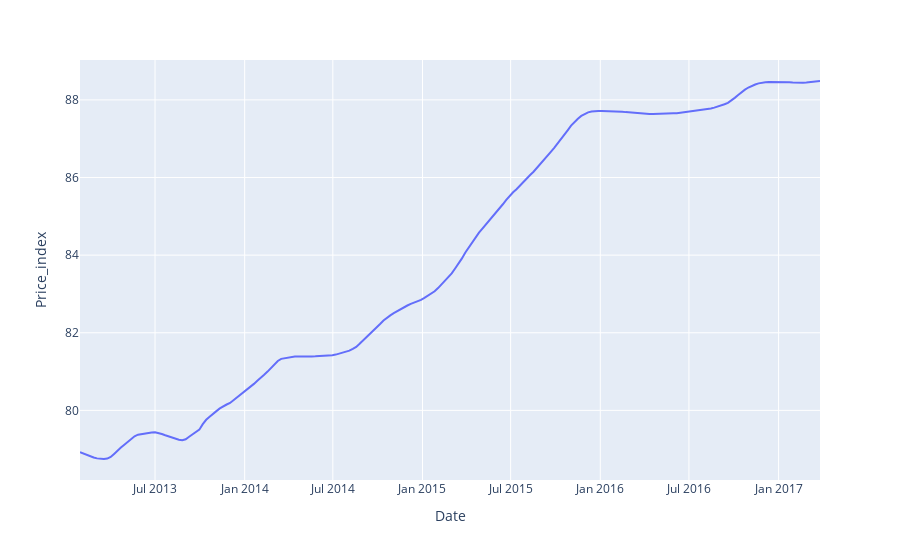

The notebook cell saved with this chart:
### Code cell
import plotly.express as px

df = park
fig = px.line(df, x='Date', y="Price_index")
fig.show()

### Figure 1 — Plotly figure (JSON) as saved in the notebook; plotly's stock layout.template omitted (floating-point values rounded to 4 significant figures; data arrays with more than 128 entries replaced by an {"elided": "..."} marker saying what was removed)
{"data": [{"hovertemplate": "Date=%{x}<br>Price_index=%{y}<extra></extra>", "legendgroup": "", "line": {"color": "#636efa", "dash": "solid"}, "marker": {"symbol": "circle"}, "mode": "lines", "name": "", "orientation": "v", "showlegend": false, "type": "scatter", "x": {"elided": "218 str values"}, "xaxis": "x", "y": {"elided": "218 float values"}, "yaxis": "y"}], "layout": {"legend": {"tracegroupgap": 0}, "margin": {"t": 60}, "xaxis": {"anchor": "y", "domain": [0, 1], "title": {"text": "Date"}}, "yaxis": {"anchor": "x", "domain": [0, 1], "title": {"text": "Price_index"}}}}
